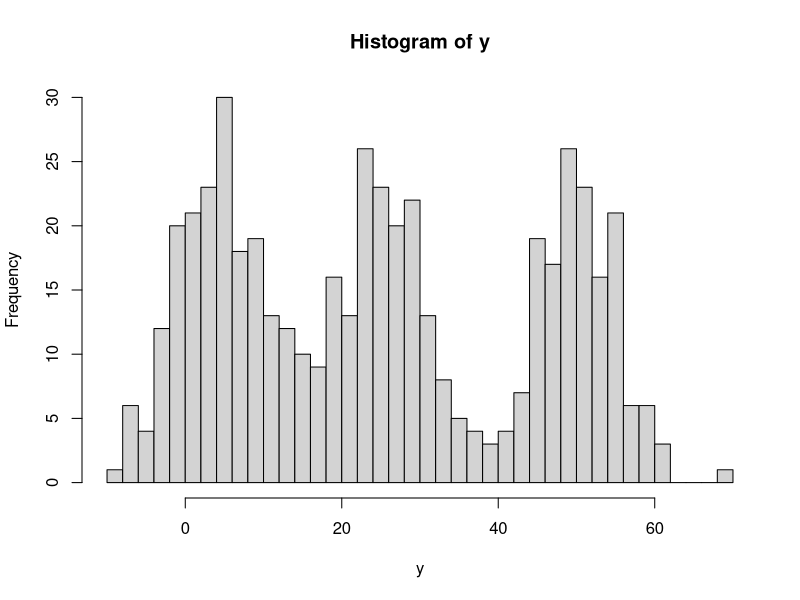
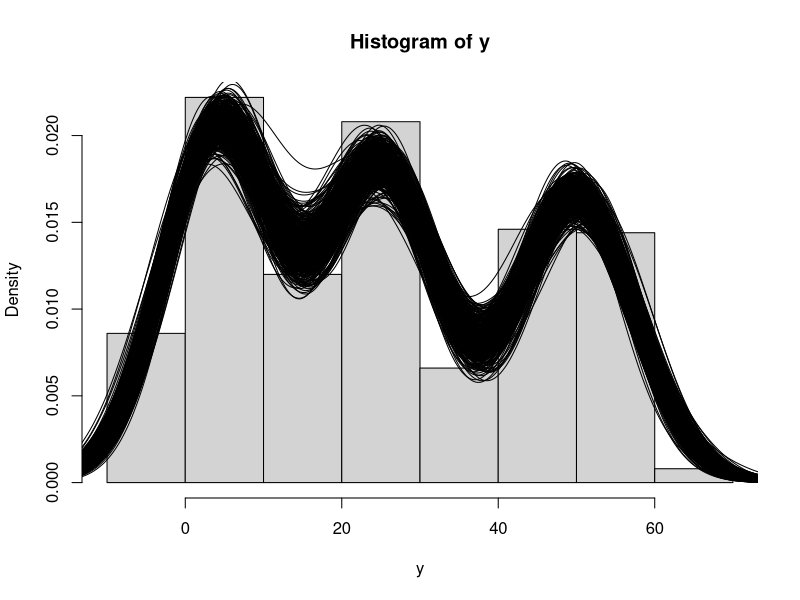

Recreate these plots in R, in order.
set.seed(1)

# simulate data
n <- 500
class <- sample(x = 1:3, size = n, replace = T)
y <- rnorm(n = n,mean = ifelse(class==1, 5, ifelse(class==2, 25, 50)), 5)
hist(y, breaks=50)

# stick-breaking functions
stickbreak<-function(alpha, K){
  v <- rbeta(n = K, shape1 = 1, shape2 = alpha)
  
  w <- numeric(length = K)
  w[1] <- v[1]
  v[K] <- 1
  for(i in 2:K){
    w[i] <- v[i]*prod(1-v[1:(i-1)]) 
  }
  
  return(w)
}

# parameters
gibbs_iter <- 1000
burnin <- 500
K <- 10

lambda <- 50
tau <- 100
phi <- 25
alpha <- 1

# create shells to store gibbs draws
class_shell <- matrix(NA, nrow = n, ncol = gibbs_iter)
mu_shell <- matrix(NA, nrow = K, ncol = gibbs_iter)
w_shell <- matrix(NA, nrow = K, ncol=gibbs_iter)
v_shell <- numeric(length = K)
post_pred_shell <- matrix(NA, nrow = n, ncol = gibbs_iter)

## initialize values
w_shell[,1] <- stickbreak(alpha = alpha, K = K)
mu_shell[,1] <- rnorm(n = K, lambda, sqrt(tau) )


for(i in 2:gibbs_iter){
  
  ### update clusters
  for(j in 1:n){
    p_clus <- w_shell[,i-1] * dnorm(x = y[j], mean = mu_shell[,i-1], sd = sqrt(phi) )
    class_shell[j,i] <- sample(x = 1:K, size = 1, replace = T, prob = p_clus)
  }
  
  class <- class_shell[,i]
  
  ### update weights
  for(k in 1:(K-1) ){
    A_k <- sum(class==k)
    B_k <- sum(class>k)
    v_shell[k] <- rbeta(1, A_k + 1, B_k + alpha)
  }
  v_shell[K] <- 1
  
  w_shell[1,i] <- v_shell[1]
  for(k in 2:K){
    w_shell[k,i] <- v_shell[k]*prod(1-v_shell[1:(k-1)]) 
  }
  
  ### update mu
  for(k in 1:K){
    y_k <- y[class==k]
    n_k <- length(y_k)
    
    post_var <- 1/(1/tau + n_k/phi)
    post_mean <- post_var*(lambda/tau + sum(y_k)/(phi) )

    mu_shell[k, i] <- rnorm(n = 1, 
                            mean = post_mean, 
                            sd = sqrt( post_var ) )
    
  }
  
  ### posterior predictive draw
  post_pred_shell[,i] <- rnorm(n = n, mean = mu_shell[class,i], sd = sqrt(phi))
  
}

## plot observed data with posterior predictive density draws.
hist(y, freq=F)
for(i in burnin:gibbs_iter){  
  lines(density(post_pred_shell[,i])) 
}
